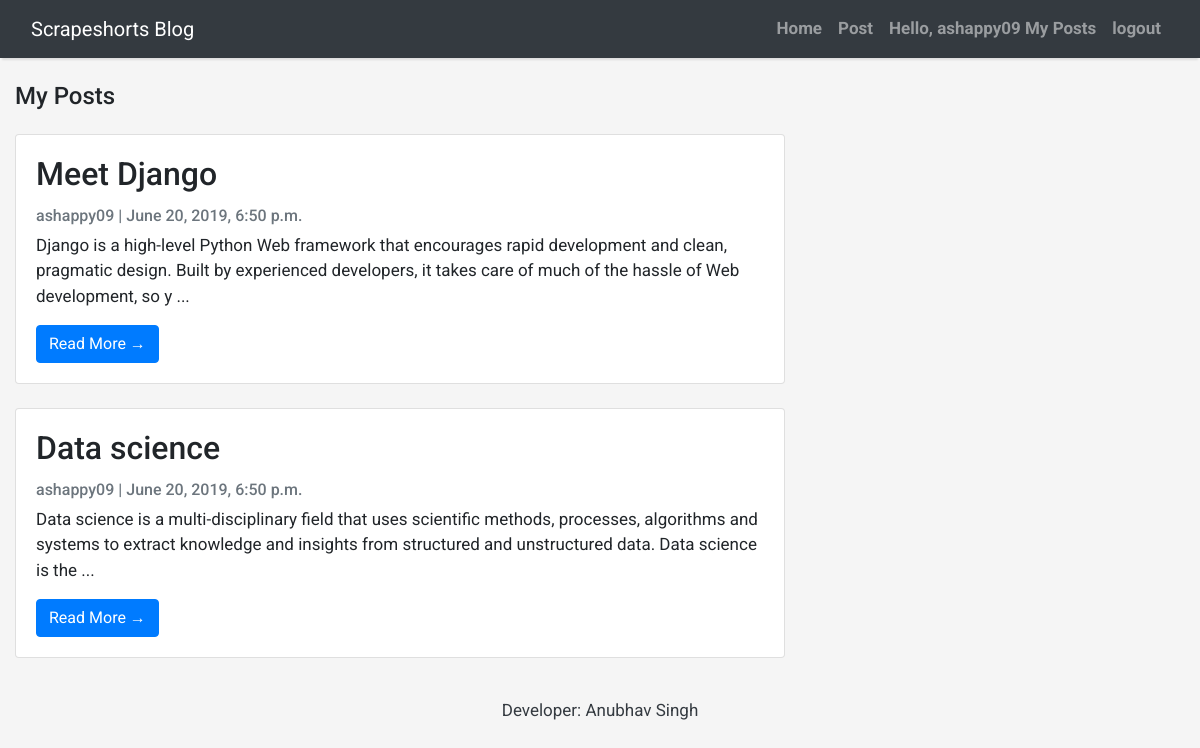
Page /postlist/ (signed in) on the committed database.
### newsapp/models.py (models this page shows, shortened)
class Post(models.Model):
    author = models.ForeignKey(settings.AUTH_USER_MODEL, on_delete=models.CASCADE)
    title = models.CharField(max_length=200)
    text = models.TextField()
    created_date = models.DateTimeField(default=timezone.now)
    published_date = models.DateTimeField(blank=True, null=True)
    objects = models.Manager

### newsapp/views.py (the view)
# urls.py: path('postlist/',views.getmypost,name = 'postlist'),
def getmypost(request):
    post = Post.objects.filter(author = request.user)
    return render(request,'postlist.html',{'post_list':post})

### newsapp/templates/postlist.html
{% extends 'base.html' %} {% block content %}
<div class="col-md-8 mt-3 ">
        <h4 class=" site-heading my-4 mt-3 text-black">My Posts</h4>
        {% for object in post_list %}
        <div class="card mb-4">
            <div class="card-body">
                <h2 class="card-title">{{ object.title }}</h2>
                <p class="card-text text-muted h6">{{ object.author }} | {{ object.published_date}} </p>
                <p class="card-text">{{object.text|slice:200}} ...</p>
                <a href="{% url 'post_detail' pk=object.pk  %}" class="btn btn-primary">Read More &rarr;</a>
            </div>
        </div>
        {% endfor %}
    </div>
    {% endblock content %}

### newsapp/templates/base.html (shortened to what this page needs)
<!DOCTYPE html>
<html>
    <head>
        <link rel="stylesheet" href="https://maxcdn.bootstrapcdn.com/bootstrap/4.0.0/css/bootstrap.min.css"
 />
    </head>
    <body>
        <nav class="navbar navbar-expand-lg navbar-dark bg-dark shadow" id="mainNav">
            <div class="container-fluid">
                <a class="navbar-brand" href="{% url 'home' %}">Scrapeshorts Blog</a>
                <div class="collapse navbar-collapse" id="navbarResponsive">
                    <ul class="navbar-nav ml-auto">
                          <li class="nav-item text-black">
                            <a class="nav-link text-black font-weight-bold" href="{% url 'index' %}">Home</a>
                        </li>
                        {% if user.is_authenticated %}
                        <li class="nav-item text-black">
                                <a class="nav-link text-black font-weight-bold" href="{% url 'post_new' %}">Post</a>
                            </li>
                        <li class="nav-item text-black">
                            <a class="nav-link text-black font-weight-bold" href="{% url 'postlist' %}">Hello, {{user.username}} My Posts</a>
                        </li>
                        <li class="nav-item text-black">
                            <a class="nav-link text-black font-weight-bold" href="{% url 'logout' %}">logout</a>
                        </li>
                        {% else %}
                        <li class="nav-item text-black">
                                <a class="nav-link text-black font-weight-bold" href="{% url 'social:begin' 'google-oauth2' %}">Login with Google</a>
                            </li>
                        {% endif %}
                    </ul>
                </div>
            </div>
        </nav>
        {% block content %}{% endblock content %}
        <footer class="py-3 bg-grey">
                <p class="m-0 text-dark text-center dark-skin ">Developer: Anubhav Singh</p>
            </footer>
    </body>
</html>

### newsapp/templates/base.html (style rules this page uses)
body { font-family: "Roboto", sans-serif; font-size: 17px; background-color: #f5f5f5;; }
.shadow { box-shadow: 0 4px 2px -2px rgba(0, 0, 0, 0.1); }

### rows in the picture
Post: title "Meet Django", author "ashappy09", published_date "June 20, 2019, 6:50 p.m.", text "Django is a high-level Python Web framework that encourages rapid development and clean, pragmatic design. Built by experienced developers, it takes care of much of the hassle of Web development, so y"
Post: title "Data science", author "ashappy09", published_date "June 20, 2019, 6:50 p.m.", text "Data science is a multi-disciplinary field that uses scientific methods, processes, algorithms and systems to extract knowledge and insights from structured and unstructured data. Data science is the"

### other values in the picture
{{ user.username }} "ashappy09"
